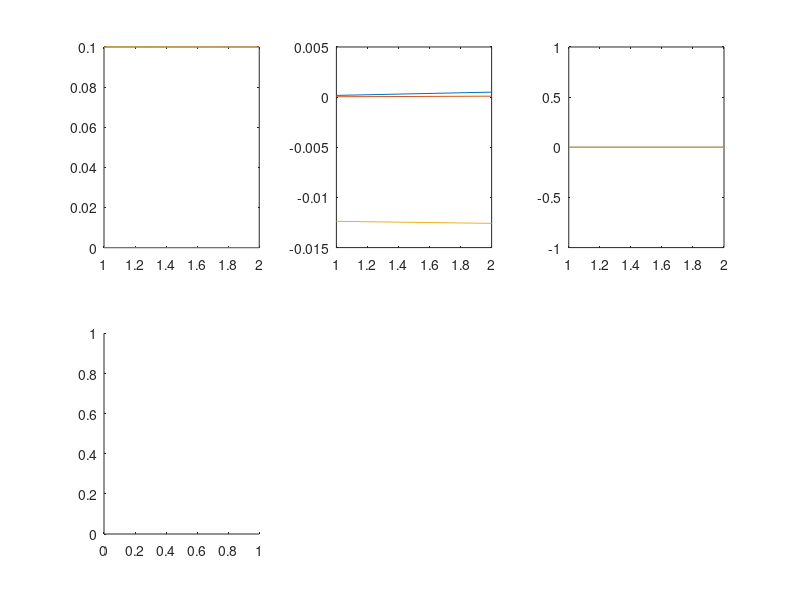

MATLAB code to generate this figure: (Note: this script raises an error after producing the figure.)
close all

q = 1:4;
G_p = 5:7;
G_v = 8:10;
b_g = 11:13;
b_a = 14:16;
s_q = 17:19;
s_G_p = 20:22;
s_G_v = 23:25;
s_b_g = 26:28;
s_b_a = 29:31;
determinant = 32;
meanSigma = 33;


load( 'log.csv' );

if e == 0
   e = size( log, 1 ); 
end

subplot(2,3,1)
plot( log(1:e,G_p) )
subplot(2,3,2)
plot( log(1:e,G_v) )
subplot(2,3,3)
plot( log(1:e,b_a) )
subplot(2,3,4)
plot( log(1:e,s_G_p) )
subplot(2,3,5)
plot( log(1:e,s_G_v) )
subplot(2,3,6)
plot( log(1:e,s_b_a) )

figure;
subplot(2,2,1)
plot( log(1:e,q) );
%plot( quaternVectRotate( repmat( [0,0,1], length(log) ), quaternConj(log(:,q)) ) );
subplot(2,2,2)
plot( log(1:e,b_g) );
subplot(2,2,3)
plot( log(1:e,s_q) );
subplot(2,2,4)
plot( log(1:e,s_b_g) );

figure;
plot( log(3:e,determinant) );


figure;
plot( log(3:e,meanSigma) );

